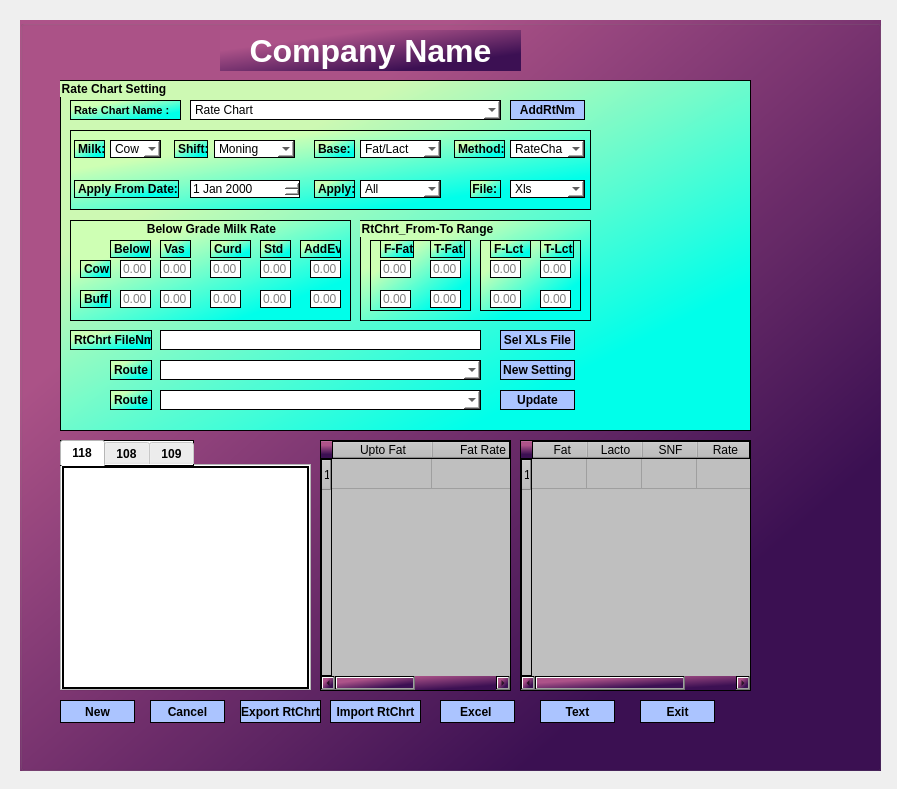
<?xml version="1.0" encoding="UTF-8"?>
<ui version="4.0">
 <class>Company_form</class>
 <widget class="QWidget" name="Company_form">
  <property name="geometry">
   <rect>
    <x>0</x>
    <y>0</y>
    <width>897</width>
    <height>789</height>
   </rect>
  </property>
  <property name="windowTitle">
   <string>Form</string>
  </property>
  <widget class="QGroupBox" name="groupBox">
   <property name="geometry">
    <rect>
     <x>20</x>
     <y>20</y>
     <width>861</width>
     <height>751</height>
    </rect>
   </property>
   <property name="styleSheet">
    <string notr="true">background-color: rgb(221, 255, 246);
background-color: rgb(80, 80, 80);
background-color: qlineargradient(spread:pad, x1:0, y1:0, x2:1, y2:1, stop:0.25 rgba(173, 83,137 , 255), stop:0.789773 rgba(60, 16, 83, 255));</string>
   </property>
   <property name="title">
    <string/>
   </property>
   <widget class="QGroupBox" name="groupBox_2">
    <property name="geometry">
     <rect>
      <x>40</x>
      <y>60</y>
      <width>691</width>
      <height>351</height>
     </rect>
    </property>
    <property name="font">
     <font>
      <pointsize>9</pointsize>
      <weight>75</weight>
      <bold>true</bold>
     </font>
    </property>
    <property name="styleSheet">
     <string notr="true">background-color: rgb(255, 151, 33);
background-color: qlineargradient(spread:pad, x1:0, y1:0, x2:1, y2:1, stop:0.25 rgba(206, 255, 180, 246), stop:0.789773 rgba(0, 255, 234, 255));
border: 1px solid black;</string>
    </property>
    <property name="title">
     <string>Rate Chart Setting</string>
    </property>
    <widget class="QLabel" name="label">
     <property name="geometry">
      <rect>
       <x>10</x>
       <y>20</y>
       <width>111</width>
       <height>20</height>
      </rect>
     </property>
     <property name="font">
      <font>
       <pointsize>8</pointsize>
       <weight>75</weight>
       <bold>true</bold>
      </font>
     </property>
     <property name="text">
      <string>Rate Chart Name :</string>
     </property>
    </widget>
    <widget class="QComboBox" name="Ratechart_combo">
     <property name="geometry">
      <rect>
       <x>130</x>
       <y>20</y>
       <width>311</width>
       <height>20</height>
      </rect>
     </property>
     <property name="styleSheet">
      <string notr="true">background-color: rgb(255, 255, 255);</string>
     </property>
     <item>
      <property name="text">
       <string>Rate Chart</string>
      </property>
     </item>
    </widget>
    <widget class="QPushButton" name="AddRtNm_btn">
     <property name="geometry">
      <rect>
       <x>450</x>
       <y>20</y>
       <width>75</width>
       <height>20</height>
      </rect>
     </property>
     <property name="font">
      <font>
       <weight>75</weight>
       <bold>true</bold>
      </font>
     </property>
     <property name="styleSheet">
      <string notr="true">background-color: rgb(171, 196, 255);
</string>
     </property>
     <property name="text">
      <string>AddRtNm</string>
     </property>
    </widget>
    <widget class="QGroupBox" name="groupBox_3">
     <property name="geometry">
      <rect>
       <x>10</x>
       <y>140</y>
       <width>281</width>
       <height>101</height>
      </rect>
     </property>
     <property name="font">
      <font>
       <weight>75</weight>
       <bold>true</bold>
      </font>
     </property>
     <property name="title">
      <string>Below Grade Milk Rate</string>
     </property>
     <property name="alignment">
      <set>Qt::AlignCenter</set>
     </property>
     <widget class="QLabel" name="Cow_lbl">
      <property name="geometry">
       <rect>
        <x>10</x>
        <y>40</y>
        <width>31</width>
        <height>18</height>
       </rect>
      </property>
      <property name="font">
       <font>
        <weight>75</weight>
        <bold>true</bold>
       </font>
      </property>
      <property name="text">
       <string>Cow</string>
      </property>
     </widget>
     <widget class="QLabel" name="Below_lbl">
      <property name="geometry">
       <rect>
        <x>40</x>
        <y>20</y>
        <width>41</width>
        <height>18</height>
       </rect>
      </property>
      <property name="font">
       <font>
        <weight>75</weight>
        <bold>true</bold>
       </font>
      </property>
      <property name="text">
       <string>Below</string>
      </property>
     </widget>
     <widget class="QLabel" name="Vas_lbl">
      <property name="geometry">
       <rect>
        <x>90</x>
        <y>20</y>
        <width>31</width>
        <height>18</height>
       </rect>
      </property>
      <property name="font">
       <font>
        <weight>75</weight>
        <bold>true</bold>
       </font>
      </property>
      <property name="text">
       <string>Vas</string>
      </property>
     </widget>
     <widget class="QLabel" name="Curd_lbl">
      <property name="geometry">
       <rect>
        <x>140</x>
        <y>20</y>
        <width>41</width>
        <height>18</height>
       </rect>
      </property>
      <property name="font">
       <font>
        <weight>75</weight>
        <bold>true</bold>
       </font>
      </property>
      <property name="text">
       <string>Curd</string>
      </property>
     </widget>
     <widget class="QLabel" name="Std_lbl">
      <property name="geometry">
       <rect>
        <x>190</x>
        <y>20</y>
        <width>31</width>
        <height>18</height>
       </rect>
      </property>
      <property name="font">
       <font>
        <weight>75</weight>
        <bold>true</bold>
       </font>
      </property>
      <property name="text">
       <string>Std</string>
      </property>
     </widget>
     <widget class="QLabel" name="AddEvn_lbl">
      <property name="geometry">
       <rect>
        <x>230</x>
        <y>20</y>
        <width>41</width>
        <height>18</height>
       </rect>
      </property>
      <property name="font">
       <font>
        <weight>75</weight>
        <bold>true</bold>
       </font>
      </property>
      <property name="text">
       <string>AddEvn</string>
      </property>
     </widget>
     <widget class="QLineEdit" name="CBelow_txt">
      <property name="geometry">
       <rect>
        <x>50</x>
        <y>40</y>
        <width>31</width>
        <height>18</height>
       </rect>
      </property>
      <property name="styleSheet">
       <string notr="true">background-color: rgb(255, 255, 255);</string>
      </property>
      <property name="placeholderText">
       <string>0.00</string>
      </property>
     </widget>
     <widget class="QLineEdit" name="CVas_txt">
      <property name="geometry">
       <rect>
        <x>90</x>
        <y>40</y>
        <width>31</width>
        <height>18</height>
       </rect>
      </property>
      <property name="styleSheet">
       <string notr="true">background-color: rgb(255, 255, 255);</string>
      </property>
      <property name="placeholderText">
       <string>0.00</string>
      </property>
     </widget>
     <widget class="QLineEdit" name="CCurd_txt">
      <property name="geometry">
       <rect>
        <x>140</x>
        <y>40</y>
        <width>31</width>
        <height>18</height>
       </rect>
      </property>
      <property name="styleSheet">
       <string notr="true">background-color: rgb(255, 255, 255);</string>
      </property>
      <property name="placeholderText">
       <string>0.00</string>
      </property>
     </widget>
     <widget class="QLineEdit" name="CStd_txt">
      <property name="geometry">
       <rect>
        <x>190</x>
        <y>40</y>
        <width>31</width>
        <height>18</height>
       </rect>
      </property>
      <property name="styleSheet">
       <string notr="true">background-color: rgb(255, 255, 255);</string>
      </property>
      <property name="placeholderText">
       <string>0.00</string>
      </property>
     </widget>
     <widget class="QLineEdit" name="CAddEvn_txt">
      <property name="geometry">
       <rect>
        <x>240</x>
        <y>40</y>
        <width>31</width>
        <height>18</height>
       </rect>
      </property>
      <property name="styleSheet">
       <string notr="true">background-color: rgb(255, 255, 255);</string>
      </property>
      <property name="placeholderText">
       <string>0.00</string>
      </property>
     </widget>
     <widget class="QLabel" name="Buff_lbl">
      <property name="geometry">
       <rect>
        <x>10</x>
        <y>70</y>
        <width>31</width>
        <height>18</height>
       </rect>
      </property>
      <property name="font">
       <font>
        <weight>75</weight>
        <bold>true</bold>
       </font>
      </property>
      <property name="text">
       <string>Buff</string>
      </property>
     </widget>
     <widget class="QLineEdit" name="BCurd_txt">
      <property name="geometry">
       <rect>
        <x>140</x>
        <y>70</y>
        <width>31</width>
        <height>18</height>
       </rect>
      </property>
      <property name="styleSheet">
       <string notr="true">background-color: rgb(255, 255, 255);</string>
      </property>
      <property name="placeholderText">
       <string>0.00</string>
      </property>
     </widget>
     <widget class="QLineEdit" name="Bstd_txt">
      <property name="geometry">
       <rect>
        <x>190</x>
        <y>70</y>
        <width>31</width>
        <height>18</height>
       </rect>
      </property>
      <property name="styleSheet">
       <string notr="true">background-color: rgb(255, 255, 255);</string>
      </property>
      <property name="placeholderText">
       <string>0.00</string>
      </property>
     </widget>
     <widget class="QLineEdit" name="BBelow_txt">
      <property name="geometry">
       <rect>
        <x>50</x>
        <y>70</y>
        <width>31</width>
        <height>18</height>
       </rect>
      </property>
      <property name="styleSheet">
       <string notr="true">background-color: rgb(255, 255, 255);</string>
      </property>
      <property name="placeholderText">
       <string>0.00</string>
      </property>
     </widget>
     <widget class="QLineEdit" name="BVas_txt">
      <property name="geometry">
       <rect>
        <x>90</x>
        <y>70</y>
        <width>31</width>
        <height>18</height>
       </rect>
      </property>
      <property name="styleSheet">
       <string notr="true">background-color: rgb(255, 255, 255);</string>
      </property>
      <property name="placeholderText">
       <string>0.00</string>
      </property>
     </widget>
     <widget class="QLineEdit" name="BAddEvn_txt">
      <property name="geometry">
       <rect>
        <x>240</x>
        <y>70</y>
        <width>31</width>
        <height>18</height>
       </rect>
      </property>
      <property name="styleSheet">
       <string notr="true">background-color: rgb(255, 255, 255);</string>
      </property>
      <property name="placeholderText">
       <string>0.00</string>
      </property>
     </widget>
    </widget>
    <widget class="QGroupBox" name="groupBox_4">
     <property name="geometry">
      <rect>
       <x>300</x>
       <y>140</y>
       <width>231</width>
       <height>101</height>
      </rect>
     </property>
     <property name="font">
      <font>
       <weight>75</weight>
       <bold>true</bold>
      </font>
     </property>
     <property name="title">
      <string>RtChrt_From-To Range</string>
     </property>
     <widget class="QGroupBox" name="groupBox_5">
      <property name="geometry">
       <rect>
        <x>10</x>
        <y>20</y>
        <width>101</width>
        <height>71</height>
       </rect>
      </property>
      <property name="title">
       <string/>
      </property>
      <widget class="QLabel" name="F_Fat_lbl">
       <property name="geometry">
        <rect>
         <x>10</x>
         <y>0</y>
         <width>34</width>
         <height>18</height>
        </rect>
       </property>
       <property name="font">
        <font>
         <weight>75</weight>
         <bold>true</bold>
        </font>
       </property>
       <property name="text">
        <string>F-Fat</string>
       </property>
      </widget>
      <widget class="QLabel" name="T_fat_lbl">
       <property name="geometry">
        <rect>
         <x>60</x>
         <y>0</y>
         <width>35</width>
         <height>18</height>
        </rect>
       </property>
       <property name="font">
        <font>
         <weight>75</weight>
         <bold>true</bold>
        </font>
       </property>
       <property name="text">
        <string>T-Fat</string>
       </property>
      </widget>
      <widget class="QLineEdit" name="BTFat_txt">
       <property name="geometry">
        <rect>
         <x>60</x>
         <y>50</y>
         <width>31</width>
         <height>18</height>
        </rect>
       </property>
       <property name="styleSheet">
        <string notr="true">background-color: rgb(255, 255, 255);</string>
       </property>
       <property name="placeholderText">
        <string>0.00</string>
       </property>
      </widget>
      <widget class="QLineEdit" name="CFFat_txt">
       <property name="geometry">
        <rect>
         <x>10</x>
         <y>20</y>
         <width>31</width>
         <height>18</height>
        </rect>
       </property>
       <property name="styleSheet">
        <string notr="true">background-color: rgb(255, 255, 255);</string>
       </property>
       <property name="placeholderText">
        <string>0.00</string>
       </property>
      </widget>
      <widget class="QLineEdit" name="BFFat_txt">
       <property name="geometry">
        <rect>
         <x>10</x>
         <y>50</y>
         <width>31</width>
         <height>18</height>
        </rect>
       </property>
       <property name="styleSheet">
        <string notr="true">background-color: rgb(255, 255, 255);</string>
       </property>
       <property name="placeholderText">
        <string>0.00</string>
       </property>
      </widget>
      <widget class="QLineEdit" name="CTFat_txt">
       <property name="geometry">
        <rect>
         <x>60</x>
         <y>20</y>
         <width>31</width>
         <height>18</height>
        </rect>
       </property>
       <property name="styleSheet">
        <string notr="true">background-color: rgb(255, 255, 255);</string>
       </property>
       <property name="placeholderText">
        <string>0.00</string>
       </property>
      </widget>
     </widget>
     <widget class="QGroupBox" name="groupBox_6">
      <property name="geometry">
       <rect>
        <x>120</x>
        <y>20</y>
        <width>101</width>
        <height>71</height>
       </rect>
      </property>
      <property name="title">
       <string/>
      </property>
      <widget class="QLabel" name="F_lct_lbl">
       <property name="geometry">
        <rect>
         <x>10</x>
         <y>0</y>
         <width>41</width>
         <height>18</height>
        </rect>
       </property>
       <property name="font">
        <font>
         <weight>75</weight>
         <bold>true</bold>
        </font>
       </property>
       <property name="text">
        <string>F-Lct</string>
       </property>
      </widget>
      <widget class="QLabel" name="T_lct_lbl">
       <property name="geometry">
        <rect>
         <x>60</x>
         <y>0</y>
         <width>34</width>
         <height>18</height>
        </rect>
       </property>
       <property name="font">
        <font>
         <weight>75</weight>
         <bold>true</bold>
        </font>
       </property>
       <property name="text">
        <string>T-Lct</string>
       </property>
      </widget>
      <widget class="QLineEdit" name="BTlct_txt">
       <property name="geometry">
        <rect>
         <x>60</x>
         <y>50</y>
         <width>31</width>
         <height>18</height>
        </rect>
       </property>
       <property name="styleSheet">
        <string notr="true">background-color: rgb(255, 255, 255);</string>
       </property>
       <property name="placeholderText">
        <string>0.00</string>
       </property>
      </widget>
      <widget class="QLineEdit" name="CFlct_txt">
       <property name="geometry">
        <rect>
         <x>10</x>
         <y>20</y>
         <width>31</width>
         <height>18</height>
        </rect>
       </property>
       <property name="styleSheet">
        <string notr="true">background-color: rgb(255, 255, 255);</string>
       </property>
       <property name="placeholderText">
        <string>0.00</string>
       </property>
      </widget>
      <widget class="QLineEdit" name="BFlct_txt">
       <property name="geometry">
        <rect>
         <x>10</x>
         <y>50</y>
         <width>31</width>
         <height>18</height>
        </rect>
       </property>
       <property name="styleSheet">
        <string notr="true">background-color: rgb(255, 255, 255);</string>
       </property>
       <property name="placeholderText">
        <string>0.00</string>
       </property>
      </widget>
      <widget class="QLineEdit" name="TLct_txt">
       <property name="geometry">
        <rect>
         <x>60</x>
         <y>20</y>
         <width>31</width>
         <height>18</height>
        </rect>
       </property>
       <property name="styleSheet">
        <string notr="true">background-color: rgb(255, 255, 255);</string>
       </property>
       <property name="placeholderText">
        <string>0.00</string>
       </property>
      </widget>
     </widget>
    </widget>
    <widget class="QLabel" name="RTChrtFileNm_lbl">
     <property name="geometry">
      <rect>
       <x>10</x>
       <y>250</y>
       <width>82</width>
       <height>20</height>
      </rect>
     </property>
     <property name="font">
      <font>
       <weight>75</weight>
       <bold>true</bold>
      </font>
     </property>
     <property name="text">
      <string>RtChrt FileNm:</string>
     </property>
    </widget>
    <widget class="QLineEdit" name="lineEdit_19">
     <property name="geometry">
      <rect>
       <x>100</x>
       <y>250</y>
       <width>321</width>
       <height>20</height>
      </rect>
     </property>
     <property name="styleSheet">
      <string notr="true">background-color: rgb(255, 255, 255);</string>
     </property>
    </widget>
    <widget class="QPushButton" name="Sel_xls_File_btn">
     <property name="geometry">
      <rect>
       <x>440</x>
       <y>250</y>
       <width>75</width>
       <height>20</height>
      </rect>
     </property>
     <property name="font">
      <font>
       <weight>75</weight>
       <bold>true</bold>
      </font>
     </property>
     <property name="styleSheet">
      <string notr="true">background-color: rgb(171, 196, 255);</string>
     </property>
     <property name="text">
      <string>Sel XLs File</string>
     </property>
    </widget>
    <widget class="QLabel" name="Route_lbl1">
     <property name="geometry">
      <rect>
       <x>50</x>
       <y>280</y>
       <width>42</width>
       <height>20</height>
      </rect>
     </property>
     <property name="font">
      <font>
       <weight>75</weight>
       <bold>true</bold>
      </font>
     </property>
     <property name="text">
      <string>Route</string>
     </property>
    </widget>
    <widget class="QComboBox" name="Route1_combo">
     <property name="geometry">
      <rect>
       <x>100</x>
       <y>280</y>
       <width>321</width>
       <height>20</height>
      </rect>
     </property>
     <property name="styleSheet">
      <string notr="true">background-color: rgb(255, 255, 255);</string>
     </property>
    </widget>
    <widget class="QPushButton" name="NewSetting_btn">
     <property name="geometry">
      <rect>
       <x>440</x>
       <y>280</y>
       <width>75</width>
       <height>20</height>
      </rect>
     </property>
     <property name="font">
      <font>
       <weight>75</weight>
       <bold>true</bold>
      </font>
     </property>
     <property name="styleSheet">
      <string notr="true">background-color: rgb(171, 196, 255);</string>
     </property>
     <property name="text">
      <string>New Setting</string>
     </property>
    </widget>
    <widget class="QComboBox" name="Route2_combo">
     <property name="geometry">
      <rect>
       <x>100</x>
       <y>310</y>
       <width>321</width>
       <height>20</height>
      </rect>
     </property>
     <property name="styleSheet">
      <string notr="true">background-color: rgb(255, 255, 255);</string>
     </property>
    </widget>
    <widget class="QLabel" name="Route_lbl2">
     <property name="geometry">
      <rect>
       <x>50</x>
       <y>310</y>
       <width>42</width>
       <height>20</height>
      </rect>
     </property>
     <property name="font">
      <font>
       <weight>75</weight>
       <bold>true</bold>
      </font>
     </property>
     <property name="text">
      <string>Route</string>
     </property>
    </widget>
    <widget class="QPushButton" name="Update_btn">
     <property name="geometry">
      <rect>
       <x>440</x>
       <y>310</y>
       <width>75</width>
       <height>20</height>
      </rect>
     </property>
     <property name="font">
      <font>
       <weight>75</weight>
       <bold>true</bold>
      </font>
     </property>
     <property name="styleSheet">
      <string notr="true">background-color: rgb(171, 196, 255);</string>
     </property>
     <property name="text">
      <string>Update</string>
     </property>
    </widget>
    <widget class="QGroupBox" name="groupBox_7">
     <property name="geometry">
      <rect>
       <x>10</x>
       <y>50</y>
       <width>521</width>
       <height>80</height>
      </rect>
     </property>
     <property name="title">
      <string/>
     </property>
     <widget class="QComboBox" name="Milk_combo">
      <property name="geometry">
       <rect>
        <x>40</x>
        <y>10</y>
        <width>51</width>
        <height>18</height>
       </rect>
      </property>
      <property name="styleSheet">
       <string notr="true">background-color: rgb(255, 255, 255);</string>
      </property>
      <item>
       <property name="text">
        <string>Cow</string>
       </property>
      </item>
      <item>
       <property name="text">
        <string>Bufellow</string>
       </property>
      </item>
     </widget>
     <widget class="QDateEdit" name="dateEdit">
      <property name="geometry">
       <rect>
        <x>120</x>
        <y>50</y>
        <width>110</width>
        <height>18</height>
       </rect>
      </property>
      <property name="styleSheet">
       <string notr="true">background-color: rgb(255, 255, 255);</string>
      </property>
     </widget>
     <widget class="QLabel" name="Method_lbl">
      <property name="geometry">
       <rect>
        <x>384</x>
        <y>10</y>
        <width>51</width>
        <height>18</height>
       </rect>
      </property>
      <property name="font">
       <font>
        <weight>75</weight>
        <bold>true</bold>
       </font>
      </property>
      <property name="text">
       <string>Method:</string>
      </property>
     </widget>
     <widget class="QComboBox" name="Method_combo">
      <property name="geometry">
       <rect>
        <x>440</x>
        <y>10</y>
        <width>75</width>
        <height>18</height>
       </rect>
      </property>
      <property name="styleSheet">
       <string notr="true">background-color: rgb(255, 255, 255);</string>
      </property>
      <item>
       <property name="text">
        <string>RateChart</string>
       </property>
      </item>
     </widget>
     <widget class="QComboBox" name="FIle_combo">
      <property name="geometry">
       <rect>
        <x>440</x>
        <y>50</y>
        <width>75</width>
        <height>18</height>
       </rect>
      </property>
      <property name="styleSheet">
       <string notr="true">background-color: rgb(255, 255, 255);</string>
      </property>
      <item>
       <property name="text">
        <string>Xls</string>
       </property>
      </item>
     </widget>
     <widget class="QLabel" name="Milk_lbl">
      <property name="geometry">
       <rect>
        <x>4</x>
        <y>10</y>
        <width>31</width>
        <height>18</height>
       </rect>
      </property>
      <property name="font">
       <font>
        <weight>75</weight>
        <bold>true</bold>
       </font>
      </property>
      <property name="text">
       <string>Milk:</string>
      </property>
     </widget>
     <widget class="QLabel" name="Apply_lbl">
      <property name="geometry">
       <rect>
        <x>244</x>
        <y>50</y>
        <width>41</width>
        <height>18</height>
       </rect>
      </property>
      <property name="font">
       <font>
        <weight>75</weight>
        <bold>true</bold>
       </font>
      </property>
      <property name="text">
       <string>Apply:</string>
      </property>
     </widget>
     <widget class="QComboBox" name="Base_combo">
      <property name="geometry">
       <rect>
        <x>290</x>
        <y>10</y>
        <width>81</width>
        <height>18</height>
       </rect>
      </property>
      <property name="styleSheet">
       <string notr="true">background-color: rgb(255, 255, 255);</string>
      </property>
      <item>
       <property name="text">
        <string>Fat/Lact</string>
       </property>
      </item>
     </widget>
     <widget class="QLabel" name="Base_lbl">
      <property name="geometry">
       <rect>
        <x>244</x>
        <y>10</y>
        <width>41</width>
        <height>18</height>
       </rect>
      </property>
      <property name="font">
       <font>
        <weight>75</weight>
        <bold>true</bold>
       </font>
      </property>
      <property name="text">
       <string>Base:</string>
      </property>
     </widget>
     <widget class="QLabel" name="Date_lbl">
      <property name="geometry">
       <rect>
        <x>4</x>
        <y>50</y>
        <width>105</width>
        <height>18</height>
       </rect>
      </property>
      <property name="font">
       <font>
        <weight>75</weight>
        <bold>true</bold>
       </font>
      </property>
      <property name="text">
       <string>Apply From Date:</string>
      </property>
     </widget>
     <widget class="QLabel" name="File_lbl">
      <property name="geometry">
       <rect>
        <x>400</x>
        <y>50</y>
        <width>31</width>
        <height>18</height>
       </rect>
      </property>
      <property name="font">
       <font>
        <weight>75</weight>
        <bold>true</bold>
       </font>
      </property>
      <property name="text">
       <string>File:</string>
      </property>
      <property name="alignment">
       <set>Qt::AlignRight|Qt::AlignTrailing|Qt::AlignVCenter</set>
      </property>
     </widget>
     <widget class="QLabel" name="Shift_lbl">
      <property name="geometry">
       <rect>
        <x>104</x>
        <y>10</y>
        <width>34</width>
        <height>18</height>
       </rect>
      </property>
      <property name="font">
       <font>
        <weight>75</weight>
        <bold>true</bold>
       </font>
      </property>
      <property name="text">
       <string>Shift:</string>
      </property>
     </widget>
     <widget class="QComboBox" name="Shift_combo">
      <property name="geometry">
       <rect>
        <x>144</x>
        <y>10</y>
        <width>81</width>
        <height>18</height>
       </rect>
      </property>
      <property name="styleSheet">
       <string notr="true">background-color: rgb(255, 255, 255);</string>
      </property>
      <item>
       <property name="text">
        <string>Moning</string>
       </property>
      </item>
      <item>
       <property name="text">
        <string>Noon</string>
       </property>
      </item>
      <item>
       <property name="text">
        <string>Night</string>
       </property>
      </item>
     </widget>
     <widget class="QComboBox" name="Apply_combo">
      <property name="geometry">
       <rect>
        <x>290</x>
        <y>50</y>
        <width>81</width>
        <height>18</height>
       </rect>
      </property>
      <property name="styleSheet">
       <string notr="true">background-color: rgb(255, 255, 255);</string>
      </property>
      <item>
       <property name="text">
        <string>All</string>
       </property>
      </item>
     </widget>
    </widget>
   </widget>
   <widget class="QLabel" name="label_3">
    <property name="geometry">
     <rect>
      <x>200</x>
      <y>10</y>
      <width>301</width>
      <height>41</height>
     </rect>
    </property>
    <property name="font">
     <font>
      <pointsize>24</pointsize>
      <weight>75</weight>
      <bold>true</bold>
      <stylestrategy>PreferDefault</stylestrategy>
     </font>
    </property>
    <property name="styleSheet">
     <string notr="true">color: rgb(129, 0, 0);
color: rgb(255, 255, 255);</string>
    </property>
    <property name="text">
     <string>Company Name</string>
    </property>
    <property name="alignment">
     <set>Qt::AlignCenter</set>
    </property>
   </widget>
   <widget class="QTabWidget" name="Table">
    <property name="geometry">
     <rect>
      <x>40</x>
      <y>420</y>
      <width>251</width>
      <height>251</height>
     </rect>
    </property>
    <property name="font">
     <font>
      <weight>75</weight>
      <bold>true</bold>
     </font>
    </property>
    <property name="styleSheet">
     <string notr="true">border: 1px solid black;
background-color: rgb(255, 255, 255);</string>
    </property>
    <property name="currentIndex">
     <number>0</number>
    </property>
    <widget class="QWidget" name="tab">
     <attribute name="title">
      <string>118</string>
     </attribute>
    </widget>
    <widget class="QWidget" name="tab_2">
     <attribute name="title">
      <string>108</string>
     </attribute>
    </widget>
    <widget class="QWidget" name="tab_3">
     <attribute name="title">
      <string>109</string>
     </attribute>
     <widget class="QScrollBar" name="horizontalScrollBar">
      <property name="geometry">
       <rect>
        <x>0</x>
        <y>150</y>
        <width>251</width>
        <height>16</height>
       </rect>
      </property>
      <property name="styleSheet">
       <string notr="true">background-color: rgb(191, 191, 191);</string>
      </property>
      <property name="orientation">
       <enum>Qt::Horizontal</enum>
      </property>
     </widget>
    </widget>
   </widget>
   <widget class="QTableWidget" name="Fat_and_fatrate_table">
    <property name="geometry">
     <rect>
      <x>300</x>
      <y>420</y>
      <width>191</width>
      <height>251</height>
     </rect>
    </property>
    <property name="font">
     <font>
      <weight>50</weight>
      <bold>false</bold>
     </font>
    </property>
    <property name="styleSheet">
     <string notr="true">background-color: rgb(255, 255, 255);
background-color: rgb(191, 191, 191);
border: 1px solid black;</string>
    </property>
    <property name="rowCount">
     <number>1</number>
    </property>
    <property name="columnCount">
     <number>2</number>
    </property>
    <attribute name="horizontalHeaderCascadingSectionResizes">
     <bool>true</bool>
    </attribute>
    <row/>
    <column>
     <property name="text">
      <string>Upto Fat</string>
     </property>
    </column>
    <column>
     <property name="text">
      <string>Fat Rate</string>
     </property>
    </column>
   </widget>
   <widget class="QTableWidget" name="Fat_Lacto_SNF_rate_table">
    <property name="geometry">
     <rect>
      <x>500</x>
      <y>420</y>
      <width>231</width>
      <height>251</height>
     </rect>
    </property>
    <property name="styleSheet">
     <string notr="true">background-color: rgb(191, 191, 191);
border: 1px solid black;</string>
    </property>
    <property name="rowCount">
     <number>1</number>
    </property>
    <property name="columnCount">
     <number>4</number>
    </property>
    <attribute name="horizontalHeaderMinimumSectionSize">
     <number>41</number>
    </attribute>
    <attribute name="horizontalHeaderDefaultSectionSize">
     <number>55</number>
    </attribute>
    <row/>
    <column>
     <property name="text">
      <string> Fat</string>
     </property>
    </column>
    <column>
     <property name="text">
      <string>Lacto</string>
     </property>
    </column>
    <column>
     <property name="text">
      <string>SNF</string>
     </property>
    </column>
    <column>
     <property name="text">
      <string>Rate</string>
     </property>
    </column>
   </widget>
   <widget class="QPushButton" name="New_btn">
    <property name="geometry">
     <rect>
      <x>40</x>
      <y>680</y>
      <width>75</width>
      <height>23</height>
     </rect>
    </property>
    <property name="font">
     <font>
      <weight>75</weight>
      <bold>true</bold>
     </font>
    </property>
    <property name="styleSheet">
     <string notr="true">background-color: rgb(191, 191, 191);
background-color: rgb(171, 196, 255);
border: 1px solid black;</string>
    </property>
    <property name="text">
     <string>New</string>
    </property>
   </widget>
   <widget class="QPushButton" name="Cancel_btn">
    <property name="geometry">
     <rect>
      <x>130</x>
      <y>680</y>
      <width>75</width>
      <height>23</height>
     </rect>
    </property>
    <property name="font">
     <font>
      <weight>75</weight>
      <bold>true</bold>
     </font>
    </property>
    <property name="styleSheet">
     <string notr="true">background-color: rgb(171, 196, 255);
border: 1px solid black;</string>
    </property>
    <property name="text">
     <string>Cancel</string>
    </property>
   </widget>
   <widget class="QPushButton" name="Export_btn">
    <property name="geometry">
     <rect>
      <x>220</x>
      <y>680</y>
      <width>81</width>
      <height>23</height>
     </rect>
    </property>
    <property name="font">
     <font>
      <weight>75</weight>
      <bold>true</bold>
     </font>
    </property>
    <property name="styleSheet">
     <string notr="true">background-color: rgb(171, 196, 255);
border: 1px solid black;</string>
    </property>
    <property name="text">
     <string>Export RtChrt</string>
    </property>
   </widget>
   <widget class="QPushButton" name="Import_RtChrt_btn">
    <property name="geometry">
     <rect>
      <x>310</x>
      <y>680</y>
      <width>91</width>
      <height>23</height>
     </rect>
    </property>
    <property name="font">
     <font>
      <weight>75</weight>
      <bold>true</bold>
     </font>
    </property>
    <property name="styleSheet">
     <string notr="true">background-color: rgb(171, 196, 255);
border: 1px solid black;</string>
    </property>
    <property name="text">
     <string>Import RtChrt</string>
    </property>
   </widget>
   <widget class="QPushButton" name="Excel_btn">
    <property name="geometry">
     <rect>
      <x>420</x>
      <y>680</y>
      <width>75</width>
      <height>23</height>
     </rect>
    </property>
    <property name="font">
     <font>
      <weight>75</weight>
      <bold>true</bold>
     </font>
    </property>
    <property name="styleSheet">
     <string notr="true">border: 1px solid black;
background-color: rgb(171, 196, 255);</string>
    </property>
    <property name="text">
     <string>Excel </string>
    </property>
   </widget>
   <widget class="QPushButton" name="Text_btn">
    <property name="geometry">
     <rect>
      <x>520</x>
      <y>680</y>
      <width>75</width>
      <height>23</height>
     </rect>
    </property>
    <property name="font">
     <font>
      <weight>75</weight>
      <bold>true</bold>
     </font>
    </property>
    <property name="styleSheet">
     <string notr="true">background-color: rgb(171, 196, 255);
border: 1px solid black;</string>
    </property>
    <property name="text">
     <string>Text</string>
    </property>
   </widget>
   <widget class="QPushButton" name="Exit_btn">
    <property name="geometry">
     <rect>
      <x>620</x>
      <y>680</y>
      <width>75</width>
      <height>23</height>
     </rect>
    </property>
    <property name="font">
     <font>
      <weight>75</weight>
      <bold>true</bold>
     </font>
    </property>
    <property name="styleSheet">
     <string notr="true">background-color: rgb(171, 196, 255);
border: 1px solid black;</string>
    </property>
    <property name="text">
     <string>Exit</string>
    </property>
   </widget>
  </widget>
 </widget>
 <resources/>
 <connections/>
</ui>
